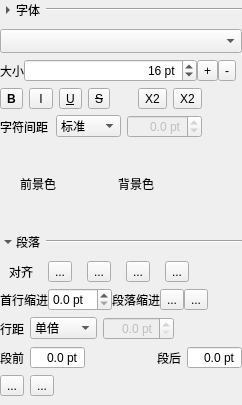
<?xml version="1.0" encoding="UTF-8"?>
<ui version="4.0">
 <class>TextPropertyForm</class>
 <widget class="QWidget" name="TextPropertyForm">
  <property name="geometry">
   <rect>
    <x>0</x>
    <y>0</y>
    <width>242</width>
    <height>405</height>
   </rect>
  </property>
  <property name="sizePolicy">
   <sizepolicy hsizetype="Preferred" vsizetype="Fixed">
    <horstretch>0</horstretch>
    <verstretch>0</verstretch>
   </sizepolicy>
  </property>
  <property name="windowTitle">
   <string>Form</string>
  </property>
  <layout class="QVBoxLayout" name="verticalLayout_3">
   <property name="spacing">
    <number>0</number>
   </property>
   <property name="sizeConstraint">
    <enum>QLayout::SizeConstraint::SetNoConstraint</enum>
   </property>
   <property name="leftMargin">
    <number>0</number>
   </property>
   <property name="topMargin">
    <number>0</number>
   </property>
   <property name="rightMargin">
    <number>0</number>
   </property>
   <property name="bottomMargin">
    <number>0</number>
   </property>
   <item>
    <layout class="QHBoxLayout" name="horizontalLayout_5" stretch="0,0,0,1">
     <property name="sizeConstraint">
      <enum>QLayout::SizeConstraint::SetNoConstraint</enum>
     </property>
     <item>
      <widget class="QToolButton" name="expandFont">
       <property name="maximumSize">
        <size>
         <width>16</width>
         <height>16</height>
        </size>
       </property>
       <property name="text">
        <string>...</string>
       </property>
       <property name="autoRaise">
        <bool>true</bool>
       </property>
       <property name="arrowType">
        <enum>Qt::ArrowType::RightArrow</enum>
       </property>
      </widget>
     </item>
     <item>
      <widget class="QLabel" name="label_4">
       <property name="sizePolicy">
        <sizepolicy hsizetype="Minimum" vsizetype="Preferred">
         <horstretch>0</horstretch>
         <verstretch>0</verstretch>
        </sizepolicy>
       </property>
       <property name="text">
        <string>字体</string>
       </property>
      </widget>
     </item>
     <item>
      <spacer name="horizontalSpacer_10">
       <property name="orientation">
        <enum>Qt::Orientation::Horizontal</enum>
       </property>
       <property name="sizeHint" stdset="0">
        <size>
         <width>6</width>
         <height>20</height>
        </size>
       </property>
      </spacer>
     </item>
     <item>
      <widget class="Line" name="fontLine">
       <property name="sizePolicy">
        <sizepolicy hsizetype="Preferred" vsizetype="Fixed">
         <horstretch>0</horstretch>
         <verstretch>0</verstretch>
        </sizepolicy>
       </property>
       <property name="orientation">
        <enum>Qt::Orientation::Horizontal</enum>
       </property>
      </widget>
     </item>
    </layout>
   </item>
   <item>
    <widget class="QWidget" name="fontWidget" native="true">
     <property name="sizePolicy">
      <sizepolicy hsizetype="Preferred" vsizetype="Minimum">
       <horstretch>0</horstretch>
       <verstretch>0</verstretch>
      </sizepolicy>
     </property>
     <layout class="QVBoxLayout" name="verticalLayout">
      <property name="sizeConstraint">
       <enum>QLayout::SizeConstraint::SetNoConstraint</enum>
      </property>
      <property name="leftMargin">
       <number>0</number>
      </property>
      <property name="topMargin">
       <number>9</number>
      </property>
      <property name="rightMargin">
       <number>0</number>
      </property>
      <item>
       <layout class="QHBoxLayout" name="horizontalLayout_12">
        <item>
         <widget class="QComboBox" name="fontFamily">
          <property name="sizePolicy">
           <sizepolicy hsizetype="Preferred" vsizetype="Fixed">
            <horstretch>0</horstretch>
            <verstretch>0</verstretch>
           </sizepolicy>
          </property>
          <property name="sizeAdjustPolicy">
           <enum>QComboBox::SizeAdjustPolicy::AdjustToMinimumContentsLengthWithIcon</enum>
          </property>
          <property name="minimumContentsLength">
           <number>0</number>
          </property>
          <property name="frame">
           <bool>true</bool>
          </property>
         </widget>
        </item>
       </layout>
      </item>
      <item>
       <layout class="QHBoxLayout" name="horizontalLayout" stretch="0,0,0,0,0">
        <property name="spacing">
         <number>0</number>
        </property>
        <property name="sizeConstraint">
         <enum>QLayout::SizeConstraint::SetFixedSize</enum>
        </property>
        <item>
         <widget class="QLabel" name="label_12">
          <property name="sizePolicy">
           <sizepolicy hsizetype="Fixed" vsizetype="Preferred">
            <horstretch>0</horstretch>
            <verstretch>0</verstretch>
           </sizepolicy>
          </property>
          <property name="text">
           <string>大小</string>
          </property>
          <property name="margin">
           <number>0</number>
          </property>
         </widget>
        </item>
        <item>
         <widget class="QSpinBox" name="fontSize">
          <property name="sizePolicy">
           <sizepolicy hsizetype="Preferred" vsizetype="Fixed">
            <horstretch>0</horstretch>
            <verstretch>0</verstretch>
           </sizepolicy>
          </property>
          <property name="alignment">
           <set>Qt::AlignmentFlag::AlignRight|Qt::AlignmentFlag::AlignTrailing|Qt::AlignmentFlag::AlignVCenter</set>
          </property>
          <property name="suffix">
           <string> pt</string>
          </property>
          <property name="minimum">
           <number>1</number>
          </property>
          <property name="maximum">
           <number>999</number>
          </property>
          <property name="value">
           <number>16</number>
          </property>
         </widget>
        </item>
        <item>
         <widget class="QToolButton" name="increaseSizeBtn">
          <property name="toolTip">
           <string>增大字号</string>
          </property>
          <property name="whatsThis">
           <string/>
          </property>
          <property name="text">
           <string>+</string>
          </property>
          <property name="icon">
           <iconset resource="../../BIWidgets/textpropertywidget/texticons.qrc">
            <normaloff>:/icons/increase.svg</normaloff>:/icons/increase.svg</iconset>
          </property>
         </widget>
        </item>
        <item>
         <widget class="QToolButton" name="decreaseSizeBtn">
          <property name="toolTip">
           <string>减小字号</string>
          </property>
          <property name="whatsThis">
           <string/>
          </property>
          <property name="text">
           <string>-</string>
          </property>
          <property name="icon">
           <iconset resource="../../BIWidgets/textpropertywidget/texticons.qrc">
            <normaloff>:/icons/decrease.svg</normaloff>:/icons/decrease.svg</iconset>
          </property>
         </widget>
        </item>
        <item>
         <spacer name="horizontalSpacer_5">
          <property name="orientation">
           <enum>Qt::Orientation::Horizontal</enum>
          </property>
          <property name="sizeType">
           <enum>QSizePolicy::Policy::Preferred</enum>
          </property>
          <property name="sizeHint" stdset="0">
           <size>
            <width>6</width>
            <height>20</height>
           </size>
          </property>
         </spacer>
        </item>
       </layout>
      </item>
      <item>
       <layout class="QHBoxLayout" name="horizontalLayout_2">
        <item>
         <widget class="QToolButton" name="boldBtn">
          <property name="toolTip">
           <string>加粗</string>
          </property>
          <property name="whatsThis">
           <string/>
          </property>
          <property name="styleSheet">
           <string notr="true">font: 9pt &quot;Microsoft YaHei UI&quot;;
font-weight:bold;</string>
          </property>
          <property name="text">
           <string>B</string>
          </property>
          <property name="iconSize">
           <size>
            <width>16</width>
            <height>16</height>
           </size>
          </property>
          <property name="checkable">
           <bool>true</bool>
          </property>
         </widget>
        </item>
        <item>
         <widget class="QToolButton" name="italicBtn">
          <property name="toolTip">
           <string>斜体</string>
          </property>
          <property name="whatsThis">
           <string/>
          </property>
          <property name="styleSheet">
           <string notr="true">font: italic 10pt &quot;Liberation Serif&quot;;</string>
          </property>
          <property name="text">
           <string> I </string>
          </property>
          <property name="checkable">
           <bool>true</bool>
          </property>
         </widget>
        </item>
        <item>
         <widget class="QToolButton" name="underlineBtn">
          <property name="toolTip">
           <string>下划线</string>
          </property>
          <property name="whatsThis">
           <string/>
          </property>
          <property name="styleSheet">
           <string notr="true">font: 9pt &quot;Microsoft YaHei UI&quot;;
text-decoration: underline;</string>
          </property>
          <property name="text">
           <string>U</string>
          </property>
          <property name="checkable">
           <bool>true</bool>
          </property>
         </widget>
        </item>
        <item>
         <widget class="QToolButton" name="strikeOutBtn">
          <property name="toolTip">
           <string>删除线</string>
          </property>
          <property name="whatsThis">
           <string/>
          </property>
          <property name="styleSheet">
           <string notr="true">font: 9pt &quot;Microsoft YaHei UI&quot;;
text-decoration: line-through;</string>
          </property>
          <property name="text">
           <string>S</string>
          </property>
          <property name="checkable">
           <bool>true</bool>
          </property>
         </widget>
        </item>
        <item>
         <spacer name="horizontalSpacer_11">
          <property name="orientation">
           <enum>Qt::Orientation::Horizontal</enum>
          </property>
          <property name="sizeHint" stdset="0">
           <size>
            <width>10</width>
            <height>20</height>
           </size>
          </property>
         </spacer>
        </item>
        <item>
         <widget class="QToolButton" name="subScriptBtn">
          <property name="toolTip">
           <string>下标</string>
          </property>
          <property name="whatsThis">
           <string/>
          </property>
          <property name="text">
           <string>X2</string>
          </property>
          <property name="icon">
           <iconset resource="../../BIWidgets/textpropertywidget/texticons.qrc">
            <normaloff>:/icons/subScript.svg</normaloff>:/icons/subScript.svg</iconset>
          </property>
          <property name="checkable">
           <bool>true</bool>
          </property>
          <property name="autoExclusive">
           <bool>false</bool>
          </property>
         </widget>
        </item>
        <item>
         <widget class="QToolButton" name="superScriptBtn">
          <property name="toolTip">
           <string>上标</string>
          </property>
          <property name="whatsThis">
           <string/>
          </property>
          <property name="text">
           <string>X2</string>
          </property>
          <property name="icon">
           <iconset resource="../../BIWidgets/textpropertywidget/texticons.qrc">
            <normaloff>:/icons/superScript.svg</normaloff>:/icons/superScript.svg</iconset>
          </property>
          <property name="checkable">
           <bool>true</bool>
          </property>
          <property name="autoExclusive">
           <bool>false</bool>
          </property>
         </widget>
        </item>
        <item>
         <spacer name="horizontalSpacer_12">
          <property name="orientation">
           <enum>Qt::Orientation::Horizontal</enum>
          </property>
          <property name="sizeType">
           <enum>QSizePolicy::Policy::Preferred</enum>
          </property>
          <property name="sizeHint" stdset="0">
           <size>
            <width>40</width>
            <height>20</height>
           </size>
          </property>
         </spacer>
        </item>
       </layout>
      </item>
      <item>
       <layout class="QHBoxLayout" name="horizontalLayout_3">
        <item>
         <widget class="QLabel" name="label">
          <property name="text">
           <string>字符间距</string>
          </property>
         </widget>
        </item>
        <item>
         <widget class="QComboBox" name="spaceOptions">
          <property name="sizePolicy">
           <sizepolicy hsizetype="Preferred" vsizetype="Fixed">
            <horstretch>0</horstretch>
            <verstretch>0</verstretch>
           </sizepolicy>
          </property>
          <property name="currentIndex">
           <number>2</number>
          </property>
          <item>
           <property name="text">
            <string>很紧</string>
           </property>
           <property name="icon">
            <iconset resource="../../BIWidgets/textpropertywidget/texticons.qrc">
             <normaloff>:/icons/tighten2.svg</normaloff>:/icons/tighten2.svg</iconset>
           </property>
          </item>
          <item>
           <property name="text">
            <string>紧</string>
           </property>
           <property name="icon">
            <iconset resource="../../BIWidgets/textpropertywidget/texticons.qrc">
             <normaloff>:/icons/tighten1.svg</normaloff>:/icons/tighten1.svg</iconset>
           </property>
          </item>
          <item>
           <property name="text">
            <string>标准</string>
           </property>
           <property name="icon">
            <iconset resource="../../BIWidgets/textpropertywidget/texticons.qrc">
             <normaloff>:/icons/stand.svg</normaloff>:/icons/stand.svg</iconset>
           </property>
          </item>
          <item>
           <property name="text">
            <string>松</string>
           </property>
           <property name="icon">
            <iconset resource="../../BIWidgets/textpropertywidget/texticons.qrc">
             <normaloff>:/icons/loose1.svg</normaloff>:/icons/loose1.svg</iconset>
           </property>
          </item>
          <item>
           <property name="text">
            <string>很松</string>
           </property>
           <property name="icon">
            <iconset resource="../../BIWidgets/textpropertywidget/texticons.qrc">
             <normaloff>:/icons/loose2.svg</normaloff>:/icons/loose2.svg</iconset>
           </property>
          </item>
          <item>
           <property name="text">
            <string>自定义</string>
           </property>
          </item>
         </widget>
        </item>
        <item>
         <widget class="QDoubleSpinBox" name="letterSpace">
          <property name="enabled">
           <bool>false</bool>
          </property>
          <property name="sizePolicy">
           <sizepolicy hsizetype="Preferred" vsizetype="Fixed">
            <horstretch>0</horstretch>
            <verstretch>0</verstretch>
           </sizepolicy>
          </property>
          <property name="alignment">
           <set>Qt::AlignmentFlag::AlignRight|Qt::AlignmentFlag::AlignTrailing|Qt::AlignmentFlag::AlignVCenter</set>
          </property>
          <property name="suffix">
           <string> pt</string>
          </property>
          <property name="decimals">
           <number>1</number>
          </property>
          <property name="minimum">
           <double>-999.000000000000000</double>
          </property>
          <property name="maximum">
           <double>999.000000000000000</double>
          </property>
          <property name="singleStep">
           <double>0.500000000000000</double>
          </property>
          <property name="value">
           <double>0.000000000000000</double>
          </property>
         </widget>
        </item>
        <item>
         <spacer name="horizontalSpacer_4">
          <property name="orientation">
           <enum>Qt::Orientation::Horizontal</enum>
          </property>
          <property name="sizeType">
           <enum>QSizePolicy::Policy::Preferred</enum>
          </property>
          <property name="sizeHint" stdset="0">
           <size>
            <width>40</width>
            <height>20</height>
           </size>
          </property>
         </spacer>
        </item>
       </layout>
      </item>
      <item>
       <layout class="QHBoxLayout" name="horizontalLayout_4">
        <property name="sizeConstraint">
         <enum>QLayout::SizeConstraint::SetNoConstraint</enum>
        </property>
        <item>
         <widget class="QLabel" name="label_2">
          <property name="sizePolicy">
           <sizepolicy hsizetype="Fixed" vsizetype="Preferred">
            <horstretch>0</horstretch>
            <verstretch>0</verstretch>
           </sizepolicy>
          </property>
          <property name="text">
           <string>前景色</string>
          </property>
         </widget>
        </item>
        <item>
         <widget class="ColorPicker" name="foreground">
          <property name="sizePolicy">
           <sizepolicy hsizetype="Fixed" vsizetype="Fixed">
            <horstretch>0</horstretch>
            <verstretch>0</verstretch>
           </sizepolicy>
          </property>
         </widget>
        </item>
        <item>
         <spacer name="horizontalSpacer_6">
          <property name="orientation">
           <enum>Qt::Orientation::Horizontal</enum>
          </property>
          <property name="sizeType">
           <enum>QSizePolicy::Policy::Preferred</enum>
          </property>
          <property name="sizeHint" stdset="0">
           <size>
            <width>10</width>
            <height>20</height>
           </size>
          </property>
         </spacer>
        </item>
        <item>
         <widget class="QLabel" name="label_3">
          <property name="sizePolicy">
           <sizepolicy hsizetype="Fixed" vsizetype="Preferred">
            <horstretch>0</horstretch>
            <verstretch>0</verstretch>
           </sizepolicy>
          </property>
          <property name="text">
           <string>背景色</string>
          </property>
         </widget>
        </item>
        <item>
         <widget class="ColorPicker" name="background">
          <property name="sizePolicy">
           <sizepolicy hsizetype="Fixed" vsizetype="Fixed">
            <horstretch>0</horstretch>
            <verstretch>0</verstretch>
           </sizepolicy>
          </property>
         </widget>
        </item>
        <item>
         <spacer name="horizontalSpacer_13">
          <property name="orientation">
           <enum>Qt::Orientation::Horizontal</enum>
          </property>
          <property name="sizeType">
           <enum>QSizePolicy::Policy::Preferred</enum>
          </property>
          <property name="sizeHint" stdset="0">
           <size>
            <width>40</width>
            <height>20</height>
           </size>
          </property>
         </spacer>
        </item>
       </layout>
      </item>
     </layout>
    </widget>
   </item>
   <item>
    <layout class="QHBoxLayout" name="horizontalLayout_6" stretch="0,0,0,1">
     <property name="sizeConstraint">
      <enum>QLayout::SizeConstraint::SetNoConstraint</enum>
     </property>
     <item>
      <widget class="QToolButton" name="expandBlock">
       <property name="maximumSize">
        <size>
         <width>16</width>
         <height>16</height>
        </size>
       </property>
       <property name="text">
        <string>...</string>
       </property>
       <property name="autoRaise">
        <bool>true</bool>
       </property>
       <property name="arrowType">
        <enum>Qt::ArrowType::DownArrow</enum>
       </property>
      </widget>
     </item>
     <item>
      <widget class="QLabel" name="label_5">
       <property name="sizePolicy">
        <sizepolicy hsizetype="Minimum" vsizetype="Preferred">
         <horstretch>0</horstretch>
         <verstretch>0</verstretch>
        </sizepolicy>
       </property>
       <property name="text">
        <string>段落</string>
       </property>
      </widget>
     </item>
     <item>
      <spacer name="horizontalSpacer_9">
       <property name="orientation">
        <enum>Qt::Orientation::Horizontal</enum>
       </property>
       <property name="sizeHint" stdset="0">
        <size>
         <width>6</width>
         <height>20</height>
        </size>
       </property>
      </spacer>
     </item>
     <item>
      <widget class="Line" name="blockLine">
       <property name="sizePolicy">
        <sizepolicy hsizetype="Expanding" vsizetype="Fixed">
         <horstretch>0</horstretch>
         <verstretch>0</verstretch>
        </sizepolicy>
       </property>
       <property name="orientation">
        <enum>Qt::Orientation::Horizontal</enum>
       </property>
      </widget>
     </item>
    </layout>
   </item>
   <item>
    <widget class="QWidget" name="blockWidget" native="true">
     <property name="sizePolicy">
      <sizepolicy hsizetype="Preferred" vsizetype="Fixed">
       <horstretch>0</horstretch>
       <verstretch>0</verstretch>
      </sizepolicy>
     </property>
     <layout class="QVBoxLayout" name="verticalLayout_2">
      <property name="sizeConstraint">
       <enum>QLayout::SizeConstraint::SetNoConstraint</enum>
      </property>
      <property name="leftMargin">
       <number>0</number>
      </property>
      <property name="rightMargin">
       <number>0</number>
      </property>
      <item>
       <layout class="QHBoxLayout" name="horizontalLayout_7">
        <item>
         <widget class="QLabel" name="label_11">
          <property name="sizePolicy">
           <sizepolicy hsizetype="Fixed" vsizetype="Preferred">
            <horstretch>0</horstretch>
            <verstretch>0</verstretch>
           </sizepolicy>
          </property>
          <property name="text">
           <string>对齐</string>
          </property>
         </widget>
        </item>
        <item>
         <widget class="QToolButton" name="alignLeftBtn">
          <property name="toolTip">
           <string>左对齐</string>
          </property>
          <property name="whatsThis">
           <string/>
          </property>
          <property name="text">
           <string>...</string>
          </property>
          <property name="icon">
           <iconset resource="../../BIWidgets/textpropertywidget/texticons.qrc">
            <normaloff>:/icons/align-left.svg</normaloff>:/icons/align-left.svg</iconset>
          </property>
          <property name="checkable">
           <bool>true</bool>
          </property>
          <property name="autoExclusive">
           <bool>true</bool>
          </property>
         </widget>
        </item>
        <item>
         <widget class="QToolButton" name="alignCenterBtn">
          <property name="toolTip">
           <string>居中对齐</string>
          </property>
          <property name="whatsThis">
           <string/>
          </property>
          <property name="text">
           <string>...</string>
          </property>
          <property name="icon">
           <iconset resource="../../BIWidgets/textpropertywidget/texticons.qrc">
            <normaloff>:/icons/align-center.svg</normaloff>:/icons/align-center.svg</iconset>
          </property>
          <property name="checkable">
           <bool>true</bool>
          </property>
          <property name="autoExclusive">
           <bool>true</bool>
          </property>
         </widget>
        </item>
        <item>
         <widget class="QToolButton" name="alignRightBtn">
          <property name="toolTip">
           <string>右对齐</string>
          </property>
          <property name="whatsThis">
           <string/>
          </property>
          <property name="text">
           <string>...</string>
          </property>
          <property name="icon">
           <iconset resource="../../BIWidgets/textpropertywidget/texticons.qrc">
            <normaloff>:/icons/align-right.svg</normaloff>:/icons/align-right.svg</iconset>
          </property>
          <property name="checkable">
           <bool>true</bool>
          </property>
          <property name="autoExclusive">
           <bool>true</bool>
          </property>
         </widget>
        </item>
        <item>
         <widget class="QToolButton" name="alignJustifyBtn">
          <property name="toolTip">
           <string>两端对齐</string>
          </property>
          <property name="whatsThis">
           <string/>
          </property>
          <property name="text">
           <string>...</string>
          </property>
          <property name="icon">
           <iconset resource="../../BIWidgets/textpropertywidget/texticons.qrc">
            <normaloff>:/icons/align-justify.svg</normaloff>:/icons/align-justify.svg</iconset>
          </property>
          <property name="checkable">
           <bool>true</bool>
          </property>
          <property name="autoExclusive">
           <bool>true</bool>
          </property>
         </widget>
        </item>
        <item>
         <spacer name="horizontalSpacer">
          <property name="orientation">
           <enum>Qt::Orientation::Horizontal</enum>
          </property>
          <property name="sizeType">
           <enum>QSizePolicy::Policy::Preferred</enum>
          </property>
          <property name="sizeHint" stdset="0">
           <size>
            <width>40</width>
            <height>20</height>
           </size>
          </property>
         </spacer>
        </item>
       </layout>
      </item>
      <item>
       <layout class="QHBoxLayout" name="horizontalLayout_11">
        <property name="spacing">
         <number>0</number>
        </property>
        <item>
         <widget class="QLabel" name="label_9">
          <property name="text">
           <string>首行缩进</string>
          </property>
         </widget>
        </item>
        <item>
         <widget class="QDoubleSpinBox" name="textIndent">
          <property name="sizePolicy">
           <sizepolicy hsizetype="Preferred" vsizetype="Fixed">
            <horstretch>0</horstretch>
            <verstretch>0</verstretch>
           </sizepolicy>
          </property>
          <property name="suffix">
           <string> pt</string>
          </property>
          <property name="decimals">
           <number>1</number>
          </property>
         </widget>
        </item>
        <item>
         <spacer name="horizontalSpacer_8">
          <property name="orientation">
           <enum>Qt::Orientation::Horizontal</enum>
          </property>
          <property name="sizeHint" stdset="0">
           <size>
            <width>6</width>
            <height>20</height>
           </size>
          </property>
         </spacer>
        </item>
        <item>
         <widget class="QLabel" name="label_10">
          <property name="text">
           <string>段落缩进</string>
          </property>
         </widget>
        </item>
        <item>
         <widget class="QToolButton" name="increaseIndentBtn">
          <property name="toolTip">
           <string>增加段落缩进</string>
          </property>
          <property name="text">
           <string>...</string>
          </property>
          <property name="icon">
           <iconset resource="../../BIWidgets/textpropertywidget/texticons.qrc">
            <normaloff>:/icons/Increase_Indent.svg</normaloff>:/icons/Increase_Indent.svg</iconset>
          </property>
         </widget>
        </item>
        <item>
         <widget class="QToolButton" name="decreaseIndentBtn">
          <property name="toolTip">
           <string>减少段落缩进</string>
          </property>
          <property name="text">
           <string>...</string>
          </property>
          <property name="icon">
           <iconset resource="../../BIWidgets/textpropertywidget/texticons.qrc">
            <normaloff>:/icons/Descrease_Indent.svg</normaloff>:/icons/Descrease_Indent.svg</iconset>
          </property>
         </widget>
        </item>
        <item>
         <spacer name="horizontalSpacer_14">
          <property name="orientation">
           <enum>Qt::Orientation::Horizontal</enum>
          </property>
          <property name="sizeHint" stdset="0">
           <size>
            <width>40</width>
            <height>20</height>
           </size>
          </property>
         </spacer>
        </item>
       </layout>
      </item>
      <item>
       <layout class="QHBoxLayout" name="horizontalLayout_8">
        <item>
         <widget class="QLabel" name="label_6">
          <property name="sizePolicy">
           <sizepolicy hsizetype="Minimum" vsizetype="Preferred">
            <horstretch>0</horstretch>
            <verstretch>0</verstretch>
           </sizepolicy>
          </property>
          <property name="text">
           <string>行距</string>
          </property>
         </widget>
        </item>
        <item>
         <widget class="QComboBox" name="lineHeightOptions">
          <item>
           <property name="text">
            <string>单倍</string>
           </property>
          </item>
          <item>
           <property name="text">
            <string>1.15倍</string>
           </property>
          </item>
          <item>
           <property name="text">
            <string>1.5倍</string>
           </property>
          </item>
          <item>
           <property name="text">
            <string>双倍</string>
           </property>
          </item>
          <item>
           <property name="text">
            <string>固定</string>
           </property>
          </item>
         </widget>
        </item>
        <item>
         <widget class="QDoubleSpinBox" name="lineHeight">
          <property name="enabled">
           <bool>false</bool>
          </property>
          <property name="alignment">
           <set>Qt::AlignmentFlag::AlignRight|Qt::AlignmentFlag::AlignTrailing|Qt::AlignmentFlag::AlignVCenter</set>
          </property>
          <property name="suffix">
           <string> pt</string>
          </property>
          <property name="decimals">
           <number>1</number>
          </property>
         </widget>
        </item>
        <item>
         <spacer name="horizontalSpacer_3">
          <property name="orientation">
           <enum>Qt::Orientation::Horizontal</enum>
          </property>
          <property name="sizeHint" stdset="0">
           <size>
            <width>40</width>
            <height>20</height>
           </size>
          </property>
         </spacer>
        </item>
       </layout>
      </item>
      <item>
       <layout class="QHBoxLayout" name="horizontalLayout_10">
        <item>
         <widget class="QLabel" name="label_7">
          <property name="sizePolicy">
           <sizepolicy hsizetype="Fixed" vsizetype="Preferred">
            <horstretch>0</horstretch>
            <verstretch>0</verstretch>
           </sizepolicy>
          </property>
          <property name="text">
           <string>段前</string>
          </property>
         </widget>
        </item>
        <item>
         <widget class="QDoubleSpinBox" name="topMargin">
          <property name="alignment">
           <set>Qt::AlignmentFlag::AlignRight|Qt::AlignmentFlag::AlignTrailing|Qt::AlignmentFlag::AlignVCenter</set>
          </property>
          <property name="buttonSymbols">
           <enum>QAbstractSpinBox::ButtonSymbols::NoButtons</enum>
          </property>
          <property name="suffix">
           <string> pt</string>
          </property>
          <property name="decimals">
           <number>1</number>
          </property>
         </widget>
        </item>
        <item>
         <spacer name="horizontalSpacer_7">
          <property name="orientation">
           <enum>Qt::Orientation::Horizontal</enum>
          </property>
          <property name="sizeHint" stdset="0">
           <size>
            <width>40</width>
            <height>20</height>
           </size>
          </property>
         </spacer>
        </item>
        <item>
         <widget class="QLabel" name="label_8">
          <property name="sizePolicy">
           <sizepolicy hsizetype="Fixed" vsizetype="Preferred">
            <horstretch>0</horstretch>
            <verstretch>0</verstretch>
           </sizepolicy>
          </property>
          <property name="text">
           <string>段后</string>
          </property>
         </widget>
        </item>
        <item>
         <widget class="QDoubleSpinBox" name="bottomMargin">
          <property name="alignment">
           <set>Qt::AlignmentFlag::AlignRight|Qt::AlignmentFlag::AlignTrailing|Qt::AlignmentFlag::AlignVCenter</set>
          </property>
          <property name="buttonSymbols">
           <enum>QAbstractSpinBox::ButtonSymbols::NoButtons</enum>
          </property>
          <property name="suffix">
           <string> pt</string>
          </property>
          <property name="decimals">
           <number>1</number>
          </property>
         </widget>
        </item>
       </layout>
      </item>
      <item>
       <layout class="QHBoxLayout" name="horizontalLayout_9">
        <item>
         <widget class="QToolButton" name="numberListBtn">
          <property name="toolTip">
           <string>切换无序列表</string>
          </property>
          <property name="text">
           <string>...</string>
          </property>
          <property name="icon">
           <iconset resource="../../BIWidgets/textpropertywidget/texticons.qrc">
            <normaloff>:/icons/List_Numbered.svg</normaloff>:/icons/List_Numbered.svg</iconset>
          </property>
          <property name="checkable">
           <bool>true</bool>
          </property>
         </widget>
        </item>
        <item>
         <widget class="QToolButton" name="radioListBtn">
          <property name="toolTip">
           <string>切换有序列表</string>
          </property>
          <property name="text">
           <string>...</string>
          </property>
          <property name="icon">
           <iconset resource="../../BIWidgets/textpropertywidget/texticons.qrc">
            <normaloff>:/icons/List_Bullets.svg</normaloff>:/icons/List_Bullets.svg</iconset>
          </property>
          <property name="checkable">
           <bool>true</bool>
          </property>
         </widget>
        </item>
        <item>
         <spacer name="horizontalSpacer_2">
          <property name="orientation">
           <enum>Qt::Orientation::Horizontal</enum>
          </property>
          <property name="sizeHint" stdset="0">
           <size>
            <width>40</width>
            <height>20</height>
           </size>
          </property>
         </spacer>
        </item>
       </layout>
      </item>
     </layout>
    </widget>
   </item>
  </layout>
 </widget>
 <customwidgets>
  <customwidget>
   <class>ColorPicker</class>
   <extends>QWidget</extends>
   <header>colorpicker.h</header>
  </customwidget>
 </customwidgets>
 <resources>
  <include location="../../BIWidgets/textpropertywidget/texticons.qrc"/>
 </resources>
 <connections/>
</ui>
